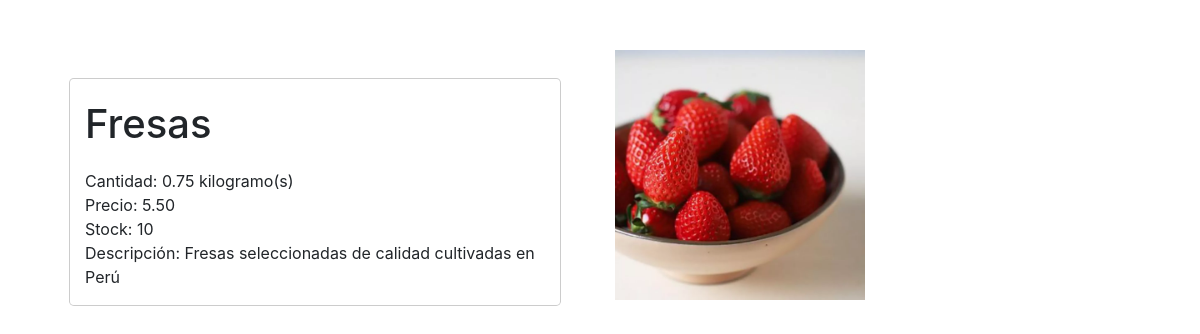
Screenshot of /aplicacion/producto/2/ with the database file from the repository.
### aplicacion/models.py (models this page shows, shortened)
class Tienda(models.Model):
        tipo_categoria = models.ForeignKey(Categoria,on_delete=models.CASCADE)
        nombre = models.CharField(max_length=200)
        cantidad = models.DecimalField("Cantidad por unidad",max_digits=6,decimal_places=2)
        unidad = models.CharField("Unidad de medida",max_length=100)
        precio = models.DecimalField("Precio unitario",max_digits=6,decimal_places=2)
        stock = models.IntegerField(default=0)
        descripcion = models.CharField(max_length=500)
        imagen = models.ImageField(upload_to='productos/',null=True, blank=True)
        pub_date = models.DateTimeField("Fecha de publicación")

### aplicacion/views.py (the view)
# urls.py: path('producto/<int:producto_id>/', views.producto, name='producto'),
def producto(request, producto_id=None):
    producto = Tienda.objects.filter(id=producto_id)
    context={
        'producto_info':producto
    }
    return render(request,'producto.html',context)

### aplicacion/templates/producto.html (shortened to what this page needs)
{% load static %}
<!DOCTYPE html>
<html lang="en">
<head>
    <link href="{% static 'vendor/bootstrap/css/bootstrap.min.css' %}" rel="stylesheet">
</head>
<body>
    {% for info in producto_info %}
    <div class="container" >
        <div class="row">
            <div class="col-md-6">
                <div class="modal modal-sheet position-static d-block bg-body-secondary p-4 py-md-5" tabindex="-1" role="dialog" id="modalSheet" >
                    <div class="modal-dialog" role="document">
                        <div class="modal-content rounded-4 shadow">
                            <div class="modal-header border-bottom-0">
                                <h1 class="modal-title fs-5">{{info.nombre}}</h1>
                            </div>
                            <div class="modal-body py-0" >
                                <p>
                                    Cantidad: {{info.cantidad}} {{info.unidad}} <br>
                                    Precio: {{info.precio}} <br>
                                    Stock: {{info.stock}} <br>
                                    Descripción: {{info.descripcion}} <br>
                                </p>
                            </div>
                        </div>
                    </div>
                </div>
            </div>
            <div class="col-md-6" style="margin-top: 50px;">
                <img src="{{info.imagen.url}}" alt="" width="250px" height="250px">
            </div>
        </div>
    </div>
    {% endfor %}
</body>
</html>

### rows the page displays
Tienda: nombre "Fresas", cantidad "0.75", unidad "kilogramo(s)", precio "5.50", stock "10", descripcion "Fresas seleccionadas de calidad cultivadas en Perú", imagen (picture)
